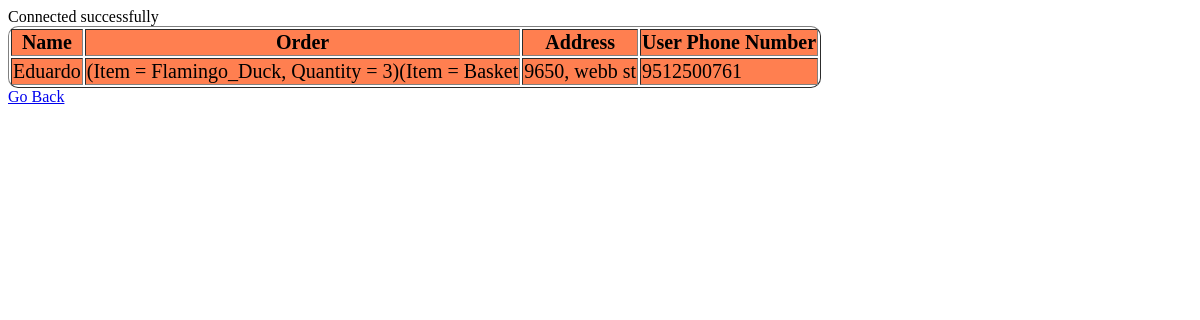
Page /AdminActions/AdminViewOrders.php on the committed database.
### tables this page shows
CREATE TABLE `user_order` (
  `id_user_orders` int(10) NOT NULL AUTO_INCREMENT,
  `name` varchar(50) DEFAULT NULL,
  `order` varchar(50) DEFAULT NULL,
  `address` varchar(50) DEFAULT NULL,
  `phone` varchar(20) DEFAULT NULL,
  PRIMARY KEY (`id_user_orders`)
);

### AdminActions/AdminViewOrders.php (the view, shortened to what this page needs)
<?php
require_once('ConnectDB.php');
    $sql = "SELECT `name` AS `Oder Name`, `order` AS `Order`, `address` AS `Address`, `phone` AS `Phone` FROM `store_front_db`.`user_order` AS `user_order`";
    $result = $conn->query($sql);
    echo "<table border='1'>";
    echo "<tr><th>" . 'Name' . "</th>";
    echo "<th>" . 'Order' . "</th>";
    echo "<th>" . 'Address' . "</th>";
    echo "<th>" . 'User Phone Number' . "</th>";
while ($re = $result->fetch_assoc()) {
        echo "<tr><td>" . $re['Oder Name'] . "</td>";
        echo "<td>" . $re['Order'] . "</td>";
        echo "<td>" . $re['Address'] . "</td>";
        echo "<td>" . $re['Phone'] . "</td>";
        }
    echo "</table>";
?>
<html>
    <head>
    </head>
</html>
<html>
    <body>
        <a href="../ADMIN.php">Go Back</a>
    </body>
</html>

### AdminActions/AdminViewOrders.php (style rules this page uses)
body { background-image: url("https://img.freepik.com/premium-vector/duck-seamless-pattern-swimming_71328-1686.jpg?w=740"); }
td,tr { font-size: 20px; color: black; background-color: coral; }
table { border-radius: 10px; }

### rows in the picture
user_order: name "Eduardo", order "(Item = Flamingo_Duck, Quantity = 3)(Item = Basket", address "9650, webb st", phone "9512500761"
